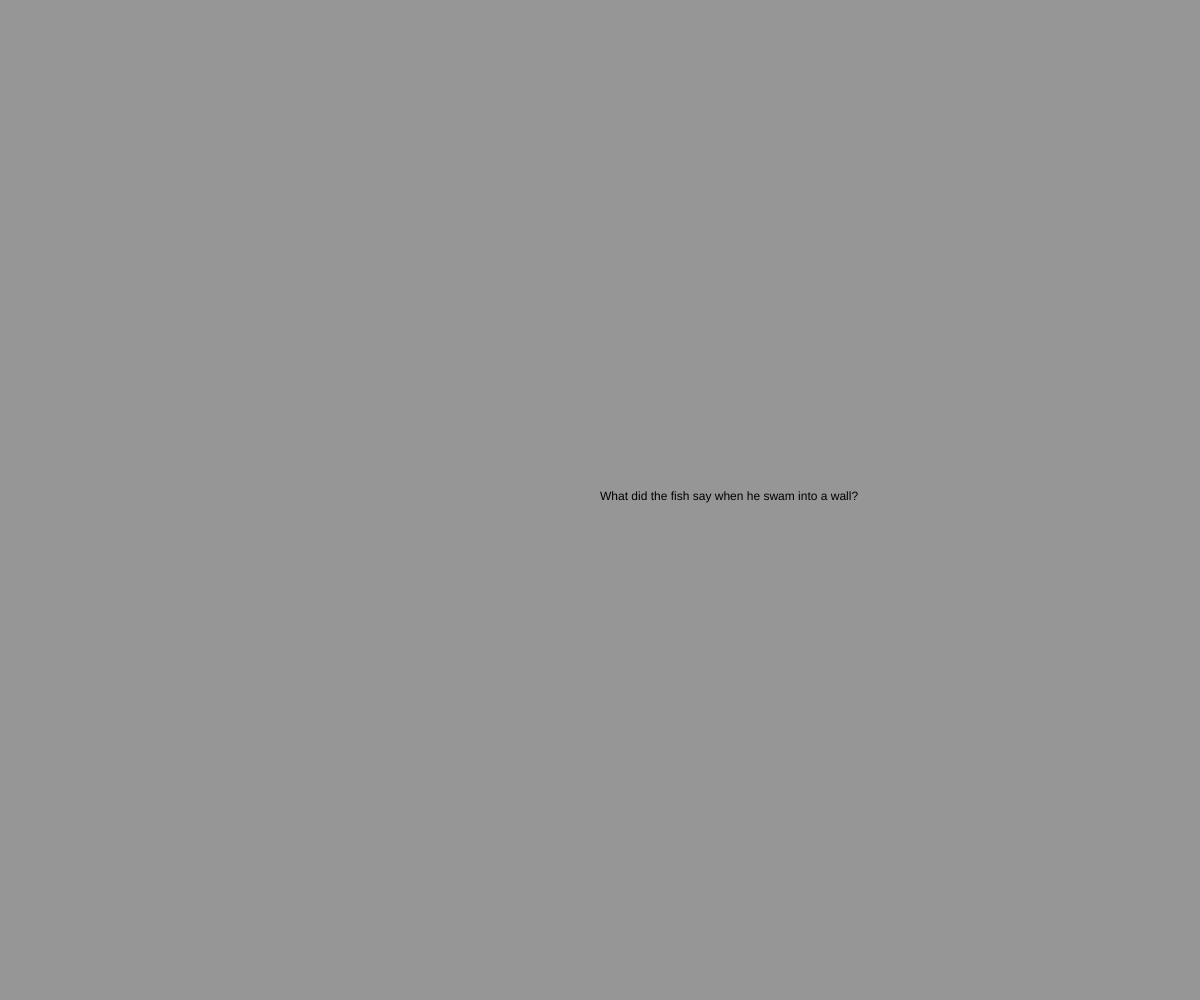
Frame 1 (no input)
Frame 60 (no input): identical to frame 1, image omitted
Frame 120 (the mouse pressed at the canvas centre since frame 60): identical to frame 1, image omitted

The p5.js sketch that drew this single still picture (run headless with seeded random() and noise() and a simulated clock; from frame 60 on, the mouse is pressed at the canvas centre):

// p5.js sketch
// ── sketch.js
var myTimer = 0;
var myState = 0;

function setup () {
  createCanvas(windowWidth, windowHeight);
}

function draw () {
  background(150);

  switch(myState){
  case 0:
  fill('black');
  text('What did the fish say when he swam into a wall?', width/2, height/2);
  doTimer();
  break;

  case 1:
  text('Dam.', width/2, height/2);
  doTimer();
  break;
}
}

function doTimer() {
  myTimer ++;
  if (myTimer > 300) {
    myTimer = 0;
    myState ++;
  }
  if (myState > 1) {
    myState = 0;
  }
}
